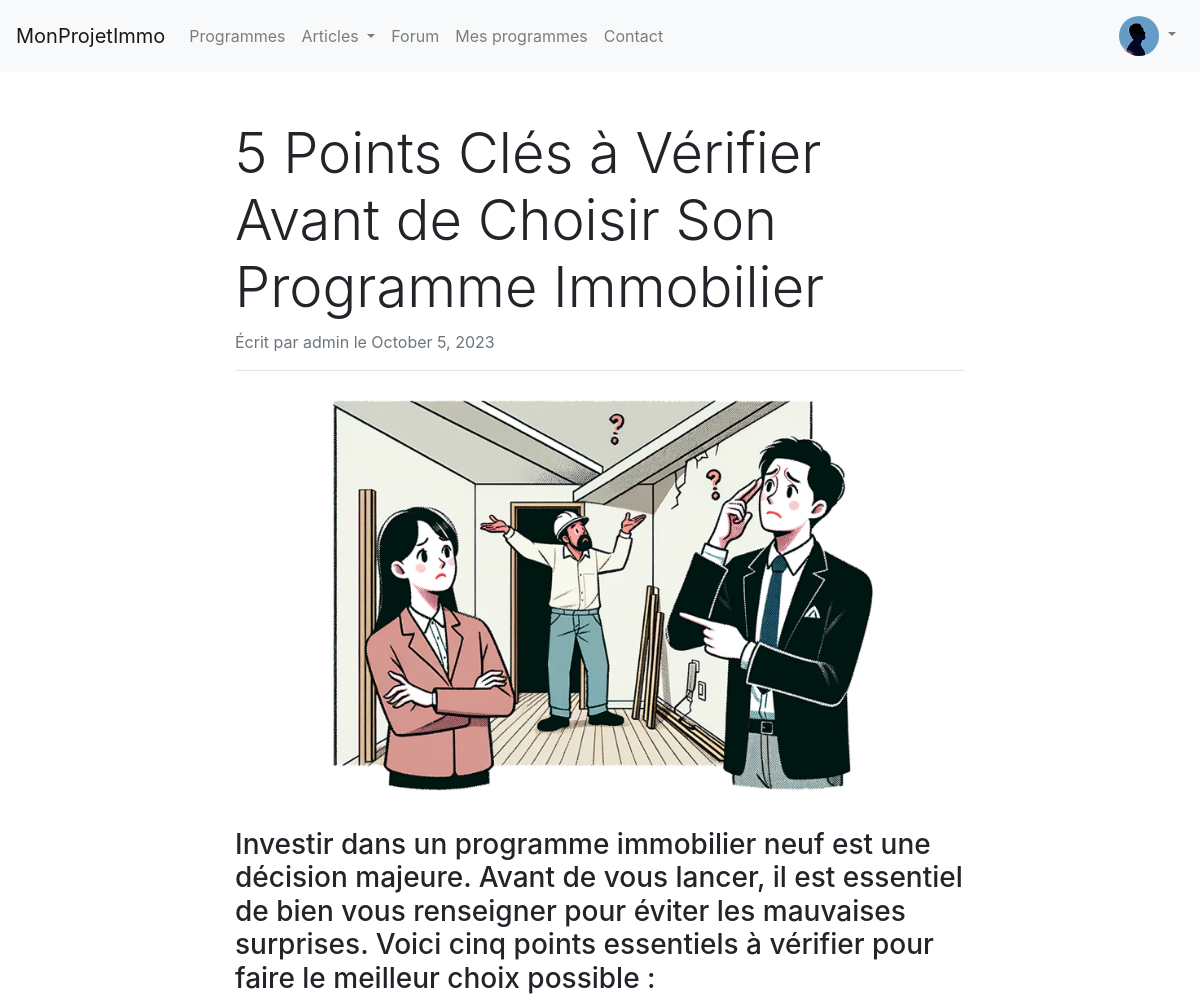
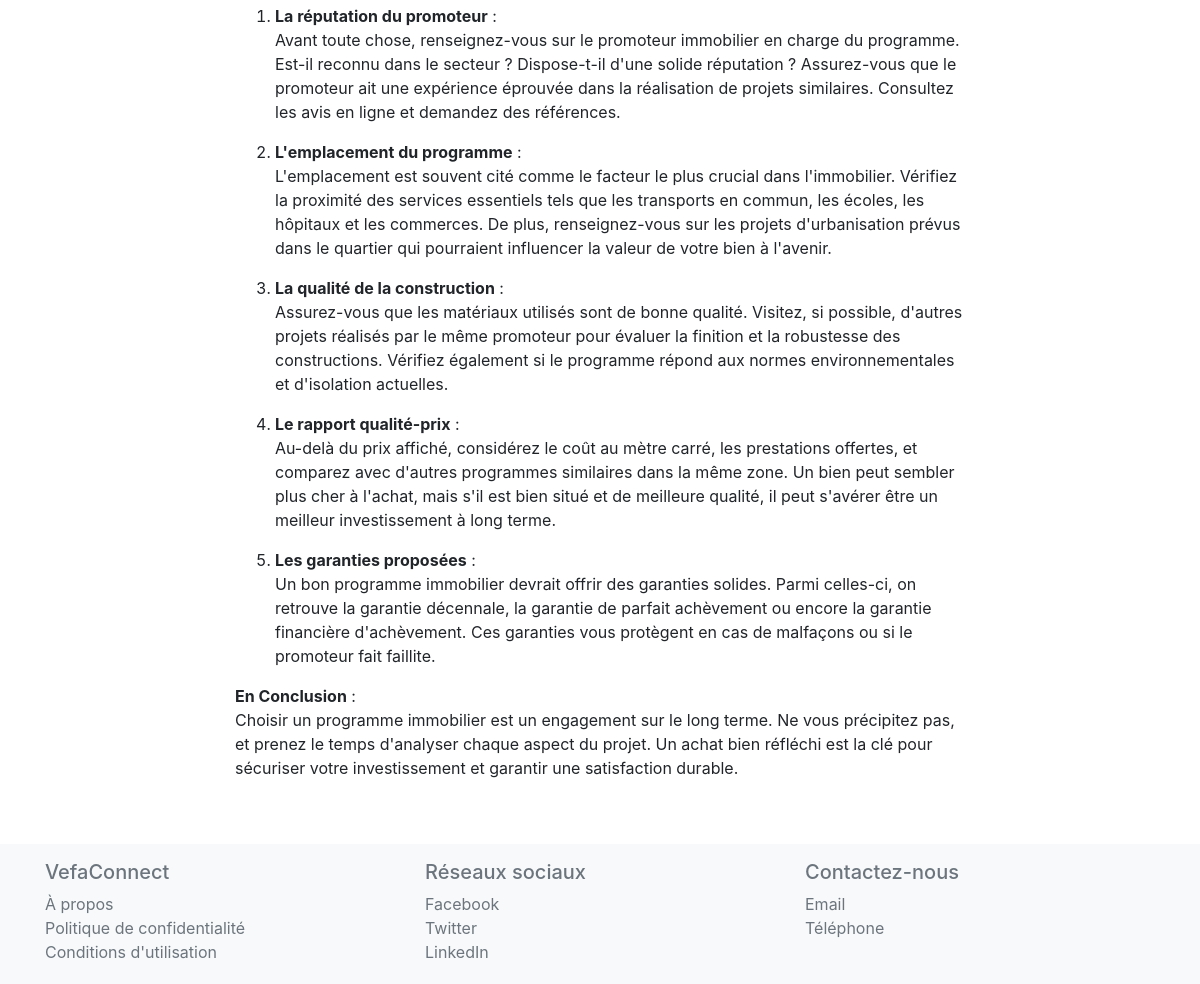
The page /article/category/5-points-cles-a-verifier-avant-de-choisir-son-prog/5-points-cles-a-verifier-avant-de-choisir-son-prog/ (signed in) on the database its author committed (2 pictures, top to bottom).
### forum/models.py (models this page shows, shortened)
class UserProfile(models.Model):
    GENDER_CHOICES = (
        ('M', 'Male'),
        ('F', 'Female'),
        ('O', 'Other'),
)
    user = models.OneToOneField(User, on_delete=models.CASCADE)
    bio = models.TextField(blank=True)
    followed_programs = models.ManyToManyField('website.RealEstateProgram', through='website.FollowedProgram', related_name='followers')
    joined_date = models.DateTimeField(auto_now_add=True)
    photo = models.ImageField(upload_to='user_photos/', blank=True, null=True)
    first_name = models.CharField(max_length=30, blank=True, null=True)
    last_name = models.CharField(max_length=30, blank=True, null=True)
    gender = models.CharField(max_length=1, null=False, blank=False, choices=GENDER_CHOICES)

### website/models.py (models this page shows, shortened)
class Article(models.Model):
    title = models.CharField(max_length=200)
    publication_date = models.DateField()
    author = models.ForeignKey('auth.User', on_delete=models.CASCADE)
    meta_description = models.CharField(max_length=160, blank=True, null=True)
    meta_keywords = models.CharField(max_length=255, blank=True, null=True)
    slug = models.SlugField(unique=True, blank=True, null=True)
    associated_articles = models.ManyToManyField('self', blank=True)
    category = models.ForeignKey(Category, on_delete=models.SET_NULL, null=True, blank=True)

class Section(models.Model):
    ARTICLE_SECTION_CHOICES = (
        ('text', 'Texte'),
        ('image', 'Image'),
    )
    IMAGE_POSITION_CHOICES = (
        ('title', 'Image de titre'),
        ('left', 'Image à gauche'),
        ('right', 'Image à droite'),
    )
    type = models.CharField(max_length=50, choices=ARTICLE_SECTION_CHOICES)
    image_position = models.CharField(max_length=50, choices=IMAGE_POSITION_CHOICES, blank=True, null=True, default='left') # Nouveau champ
    order = models.PositiveIntegerField(default=0) # Nouveau champ
    article = models.ForeignKey(Article, on_delete=models.CASCADE)
    content = RichTextUploadingField(blank=True, null=True)
    image = models.ImageField(upload_to='articles/sections/', blank=True, null=True)
    caption = models.TextField(blank=True)        # Légende pour l'image
    alt_text = models.CharField(max_length=255, blank=True)   # Texte alternatif pour l'image

### website/views.py (the view)
# urls.py: path('article/category/<slug:category_slug>/<slug:slug>/', ArticleDetailView.as_view(), name='article_detail'),
class ArticleDetailView(DetailView):
    model = Article
    template_name = 'article_detail.html'
    context_object_name = 'article'
    slug_field = 'slug'
    slug_url_kwarg = 'slug'
    def get_context_data(self, **kwargs):
        context = super().get_context_data(**kwargs)
        context['sections'] = Section.objects.filter(article=self.object)
        return context

### VefaConnect/context_processors.py (called while the page is built)
def categories(request):
    return {
        'categories': Category.objects.all()
    }

### website/templates/article_detail.html (shortened to what this page needs)
{% extends "base.html" %}
{% block content %}
<div class="container my-5">
    <div class="row">
        <div class="col-lg-8 mx-auto">
            <h1 class="display-4">{{ article.title }}</h1>
             <p class="text-muted">
                Écrit par {{ article.author }} le {{ article.publication_date|date:"F j, Y" }}
            </p>
            <hr>
            {% for section in sections %}
                {% if section.type == 'image' and section.image_position == 'title' %}
                    <img src="{{ section.image.url }}" alt="{{ section.content }}" class="img-fluid mb-4">
                {% endif %}
            {% endfor %}
            <div class="article-content">
                {% for section in sections %}
                    {% if section.type == 'text' %}
                        {{ section.content|safe }}
                    {% endif %}
                {% endfor %}
            </div>
        </div>
    </div>
</div>
{% endblock %}

### templates/navbar.html (shortened to what this page needs)
<nav class="navbar navbar-expand-lg navbar-light bg-light">
    <a class="navbar-brand" href="{% url 'home' %}">MonProjetImmo</a>
    <div class="collapse navbar-collapse" id="navbarNav">
        <ul class="navbar-nav">
            <li class="nav-item">
                <a class="nav-link" href="{% url 'program_search' %}">Programmes</a>
            </li>
            <li class="nav-item dropdown">
                <a class="nav-link dropdown-toggle" href="#" id="articleDropdown" role="button" data-toggle="dropdown" aria-haspopup="true" aria-expanded="false">
                    Articles
                </a>
            </li>
            <li class="nav-item">
                <a class="nav-link" href="{% url 'general_forum' %}">Forum</a>
            </li>
            <li class="nav-item">
                <a class="nav-link" href="{% url 'programmes_suivis' %}"> Mes programmes</a>
            </li>
            <li class="nav-item">
                <a class="nav-link" href="{% url 'contact' %}">Contact</a>
            </li>
        </ul>
        <ul class="navbar-nav ml-auto">
            {% if user.is_authenticated %}
            <li class="nav-item dropdown">
                <a class="nav-link dropdown-toggle" href="#" id="navbarDropdown" role="button" data-toggle="dropdown" aria-haspopup="true" aria-expanded="false">
                    <img src="{{ user.userprofile.photo.url  }}" class="rounded-circle" style="width:40px; height:40px; object-fit:cover;" alt="Avatar">
                </a>
            </li>
            {% endif %}
        </ul>
    </div>
</nav>

### website/static/website/css/style.css (style rules this page uses)
html, body { height: 100%; display: flex; flex-direction: column; }
body { flex-grow: 1; margin-bottom: 0; }

### rows shown on the page
Article: title "5 Points Clés à Vérifier Avant de Choisir Son Programme Immobilier", author "admin", publication_date "October 5, 2023"
Section: image (picture)
Section: content "Investir dans un programme immobilier neuf est une décision majeure. Avant de vous lancer, il est essentiel de bien vous renseigner pour éviter les mauvaises surprises. Voici cinq points essentiels à vérifier pour faire le meilleur choix possible : La réputation du promoteur : Avant toute chose, renseignez-vous sur le promoteur immobilier en charge du programme. Est-il reconnu dans le secteur ? Dispose-t-il d'une solide réputation ? Assurez-vous que le promoteur ait une expérience éprouvée dans la réalisation de projets similaires. Consultez les avis en ligne et demandez des références. L'emplacement du programme : L'emplacement est souvent cité comme le facteur le plus crucial dans…"
